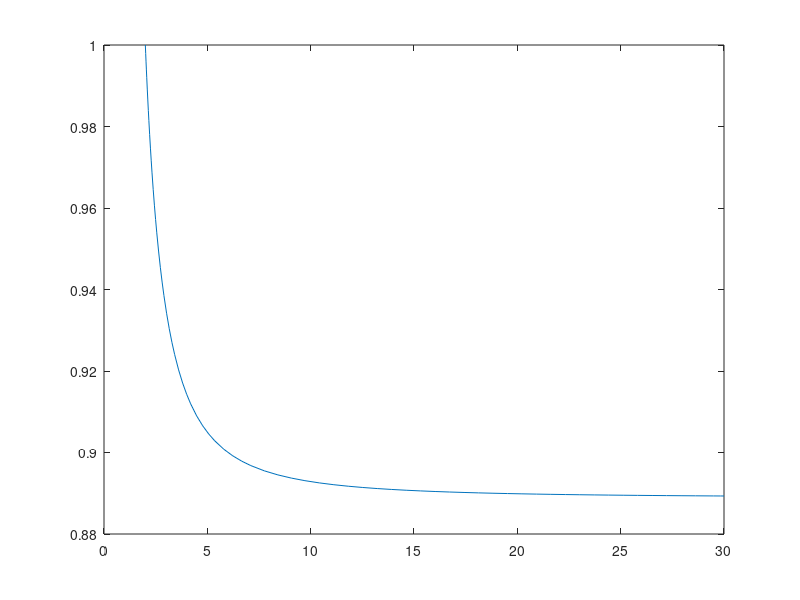

This chart was generated by the following MATLAB code:
% ode45 solution to y' = - y^2/x^3, y(1) = 1
close all;
xspan = [2, 30];  % must start at x=2, from y(2) = 1
y0 = 1; % = y value at the start of xspan; y(2) = 1
[x, y] = ode45( @(x, y) -y.^2./x.^3, xspan, y0);  % have MATLAB solve the DE
plot(x, y);
